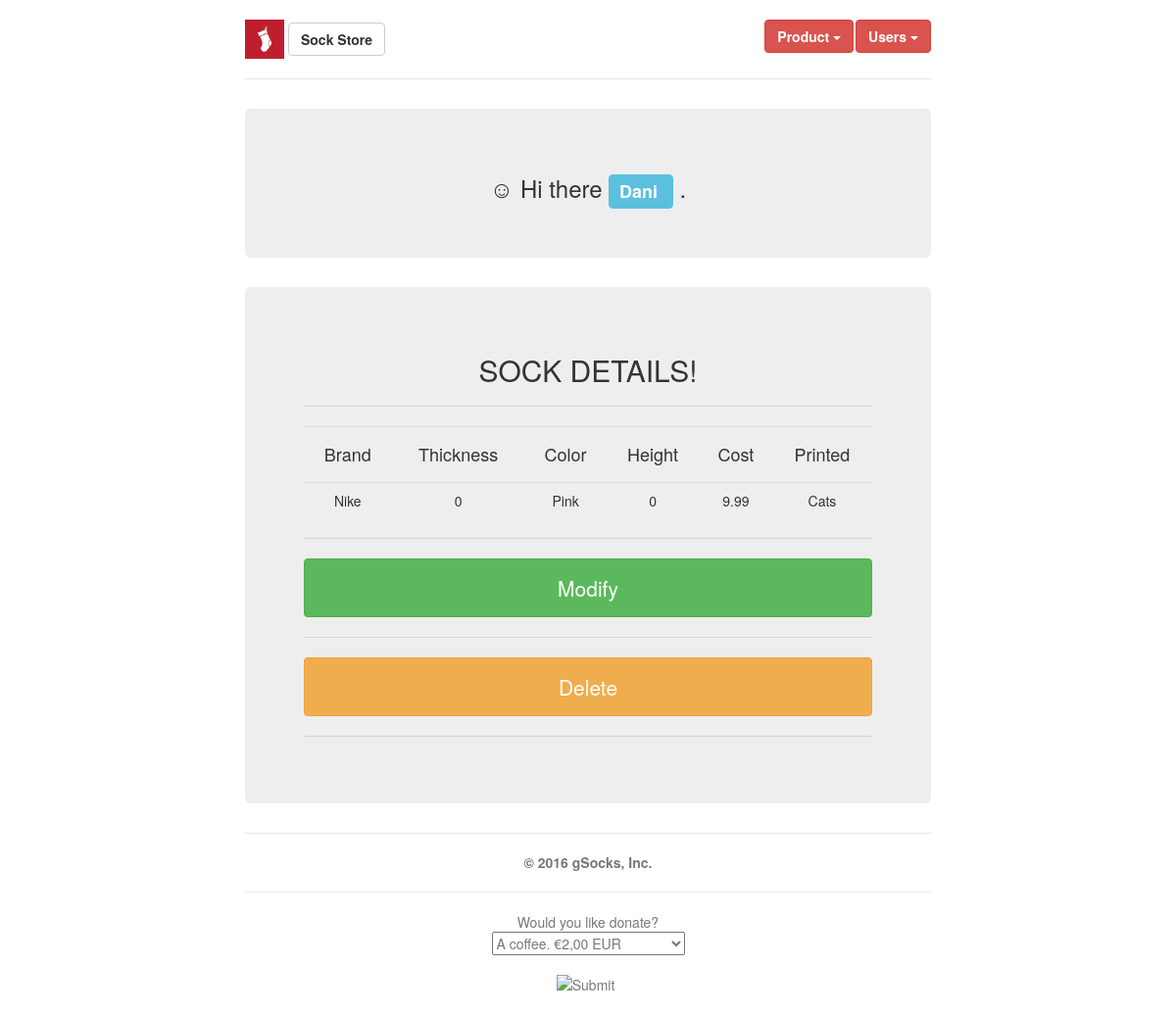
Page /store/product/1/ (signed in) on the committed database.
### store/models.py (models this page shows, shortened)
class Product(models.Model):
    MID_TEXT_SIZE = 150
    LOW_TEXT_SIZE = 20
    THICKNESS_CHOICES = (
        ('Thick', 'Thick'),
        ('Thin', 'Thin'),
    )
    HEIGHT_CHOICES = (
        ('High', 'High'),
        ('Mid', 'Mid'),
        ('Low', 'Low'),
    )
    name = models.CharField(max_length = MID_TEXT_SIZE)
    brand = models.CharField(max_length = MID_TEXT_SIZE)
    color = models.CharField(max_length = MID_TEXT_SIZE)
    printed = models.CharField(max_length = MID_TEXT_SIZE)
    height = models.CharField(max_length=LOW_TEXT_SIZE, choices=HEIGHT_CHOICES)
    thickness = models.CharField(max_length=LOW_TEXT_SIZE, choices=THICKNESS_CHOICES)
    cost = models.FloatField(validators=[MinValueValidator(0.0)])
    timestamp = models.DateTimeField(auto_now_add=True, auto_now=False)
    updated = models.DateTimeField(auto_now_add=True, auto_now=False)

### store/views.py (the view)
# urls.py: url(r'^product/(?P<pk>[0-9]+)/$', views.ProductDetail.as_view(), name='product_detail'),
class ProductDetail(LoginRequiredMixin, DetailView):
    model = Product
    login_url = '/store/login/'
    def get_context_data(self, **args):
        context = super(ProductDetail, self).get_context_data(**args)
        context.update( { 'title':'SOCK DETAILS!' } )
        return context

### store/templates/store/product_detail.html
{% extends 'store/base.html' %}
{% block content %}
<h2>{{title}}</h2><hr>
    <table class="table">
        <tr>
            <td> <h4> Brand </h4>  </td>
            <td> <h4> Thickness </h4> </td>
            <td> <h4> Color </h4> </td>
            <td> <h4> Height </h4> </td>
            <td> <h4> Cost </h4> </td>
            <td> <h4> Printed </h4> </td>
        </tr>
        <tr>
            <td> {{ product.brand }} </td>
            <td> {{ product.thickness }} </td>
            <td> {{ product.color }} </td>
            <td> {{ product.height }} </td>
            <td> {{ product.cost }} </td>
            <td> {{ product.printed }} </td>
        </tr>
    </table>
    {% if user.is_superuser %}
    <hr><a class="btn btn-success btn-block" href="{% url 'store:product_update' product.id %}"> Modify </a>
    <hr><a class="btn btn-warning btn-block" href="{% url 'store:product_delete' product.id %}"> Delete </a><hr>
    {% endif %}
{% endblock %}

### store/templates/store/base.html (shortened to what this page needs)
{% load static %}
<!DOCTYPE html>
<html lang="en">
	<head>
		<link href="{% static 'store/css/bootstrap.min.css' %}" rel="stylesheet">
		<link href="{% static '/store/css/jumbotron-narrow.css' %}" rel="stylesheet">
	</head>
	<body>
		<div class="container">
			<div class="header clearfix">
				<nav>
					<ul class="nav nav-pills pull-right">
						<li role="presentation" class="dropdown">
							<div class="btn-group">
								<button type="button"
									class="btn btn-danger dropdown-toggle"
									data-toggle="dropdown" aria-haspopup="true"
									aria-expanded="false"> <b>Product</b>
									<span class="caret"></span>
								</button>
							</div>
						</li>
						<li role="presentation" class="dropdown">
							<div class="btn-group">
								<button type="button"
									class="btn btn-danger dropdown-toggle"
									data-toggle="dropdown" aria-haspopup="true"
									aria-expanded="false"> <b>Users</b>
									<span class="caret"></span>
								</button>
							</div>
						</li>
					</ul>
				</nav>
				<img alt="Brand" src="{% static '/store/img/fav.ico' %}" height="40" width="40">
				<a class="btn btn-default" href="/store"><b>Sock Store</b></a>
			</div>
			<div class="jumbotron">
				{% if user.is_authenticated %}
				<h3>&#9786; Hi there
					<span class="label label-info">
						{{user.username}}
					</span>&nbsp;.
				</h3>
				{% else %}
				<h3>&#9785; Please
					<a class="label label-warning"
					href="{% url 'store:login' %}">LOGIN</a>
					before anything.
				</h3>
				{% endif %}
			</div>
			<div class="jumbotron">{% block content %}{% endblock %}</div>
			<footer class="footer">
				<p style="text-align: center"><b>&copy; 2016 gSocks, Inc.</b></p><hr>
				<form style="text-align: center" target="paypal" action="https://www.paypal.com/cgi-bin/webscr" method="post">
					<input type="hidden" name="on0" value="Would you like donate?">Would you like donate?<br>
					<select name="os0">
						<option value="A coffee.">A coffee. €2,00 EUR</option>
					</select>
					<br><br><input type="hidden" name="currency_code" value="EUR">
					<input type="image" src="https://www.paypalobjects.com/en_US/i/btn/btn_cart_SM.gif" border="0" name="submit">
				</form>
			</footer>
		</div>
	</body>
</html>

### store/static/store/css/jumbotron-narrow.css (style rules this page uses)
body { padding-top: 20px; padding-bottom: 20px; }
.header, .marketing, .footer { padding-right: 15px; padding-left: 15px; }
.header { padding-bottom: 20px; border-bottom: 1px solid #e5e5e5; }
.footer { padding-top: 19px; color: #777; border-top: 1px solid #e5e5e5; }
@media (min-width: 768px) { .container { max-width: 730px; } }
.jumbotron { text-align: center; border-bottom: 1px solid #e5e5e5; }
.jumbotron .btn { padding: 14px 24px; font-size: 21px; }
@media screen and (min-width: 768px) { .header, .marketing, .footer { padding-right: 0; padding-left: 0; } }
@media screen and (min-width: 768px) { .header { margin-bottom: 30px; } }
@media screen and (min-width: 768px) { .jumbotron { border-bottom: 0; } }

### rows in the picture
Product: brand "Nike", thickness "0", color "Pink", height "0", cost "9.99", printed "Cats"

### other values in the picture
{{ user.username }} "Dani"
{{ title }} "SOCK DETAILS!"
